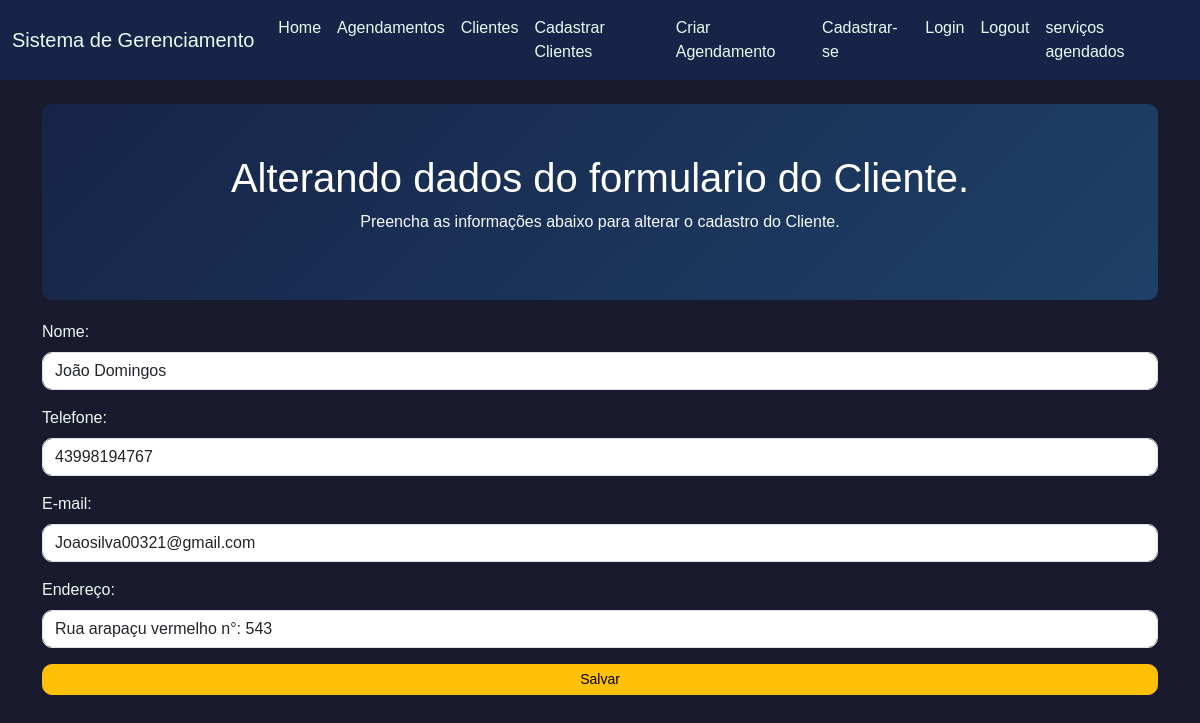
The page /cliente_update/2 on the database its author committed.
### app.py (models this page shows)
class Cliente(db.Model):
    id = db.Column(db.Integer, primary_key=True)
    nome = db.Column(db.String(length=50), nullable=False, unique=True)
    telefone = db.Column(db.String(length=11), nullable=False, unique=True)
    email = db.Column(db.String(length=30), nullable=False, unique=True)
    endereco = db.Column(db.String(length=50))
    user_id = db.Column(db.Integer, db.ForeignKey('usu.id'), nullable=False)  # Adiciona a referência
    user = db.relationship('Usu', backref=db.backref('clientes', lazy=True))

### app.py (the view, shortened to what this page needs)
@app.route("/cliente_update/<int:id>", methods=["GET", "POST"])
def update_Cliente(id):
  editar = Cliente.query.get_or_404(id)
  return render_template("form_editar_clientes.html",editar=editar)

### templates/form_editar_clientes.html (shortened to what this page needs)
{% extends "base.html" %}
{% block contexto %}
<div class="hero text-center">
  <h1 class="text-white">Alterando dados do formulario do  Cliente.</h1>
  <p class="text-light">Preencha as informações abaixo para alterar o cadastro do  Cliente.</p>
</div>
<form method="post">
    <div class="mb-3">
  <label for="nome" class="form-label">Nome:</label>
  <input type="text" id="nome" name="nome" value="{{ editar.nome }}" class="form-control" required>
</div>
<div class="mb-3">
  <label for="telefone" class="form-label">Telefone:</label>
  <input type="text" id="telefone" name="telefone" value="{{ editar.telefone }}" class="form-control" required>
</div>
<div class="mb-3">
  <label for="email" class="form-label">E-mail:</label>
  <input type="text" id="email" name="email" value="{{ editar.email }}" class="form-control" required>
</div>
<div class="mb-3">
  <label for="endereco" class="form-label">Endereço:</label>
  <input type="text" id="endereco" name="endereco" value="{{ editar.endereco }}" class="form-control" required>
</div>
<button type="submit" class="btn btn-warning btn-sm w-100">Salvar</button>
</form>
{% endblock %}

### templates/base.html (style rules this page uses)
body { background-color: #1a1a2e; color: #eafaf1; font-family: Arial, sans-serif; margin: 0; padding: 0; }
.hero { background: linear-gradient(135deg, #162447, #1f4068); padding: 50px 20px; text-align: center; border-radius: 10px; margin-bottom: 20px; color: #eafaf1; }
.hero h1 { color: #1f7a8c; }
.hero p { color: #a9d8b5; }
.form-control, .btn { border-radius: 10px; }

### rows shown on the page
Cliente: nome "João Domingos", telefone "43998194767", email "Joaosilva00321@gmail.com", endereco "Rua arapaçu vermelho n°: 543"
